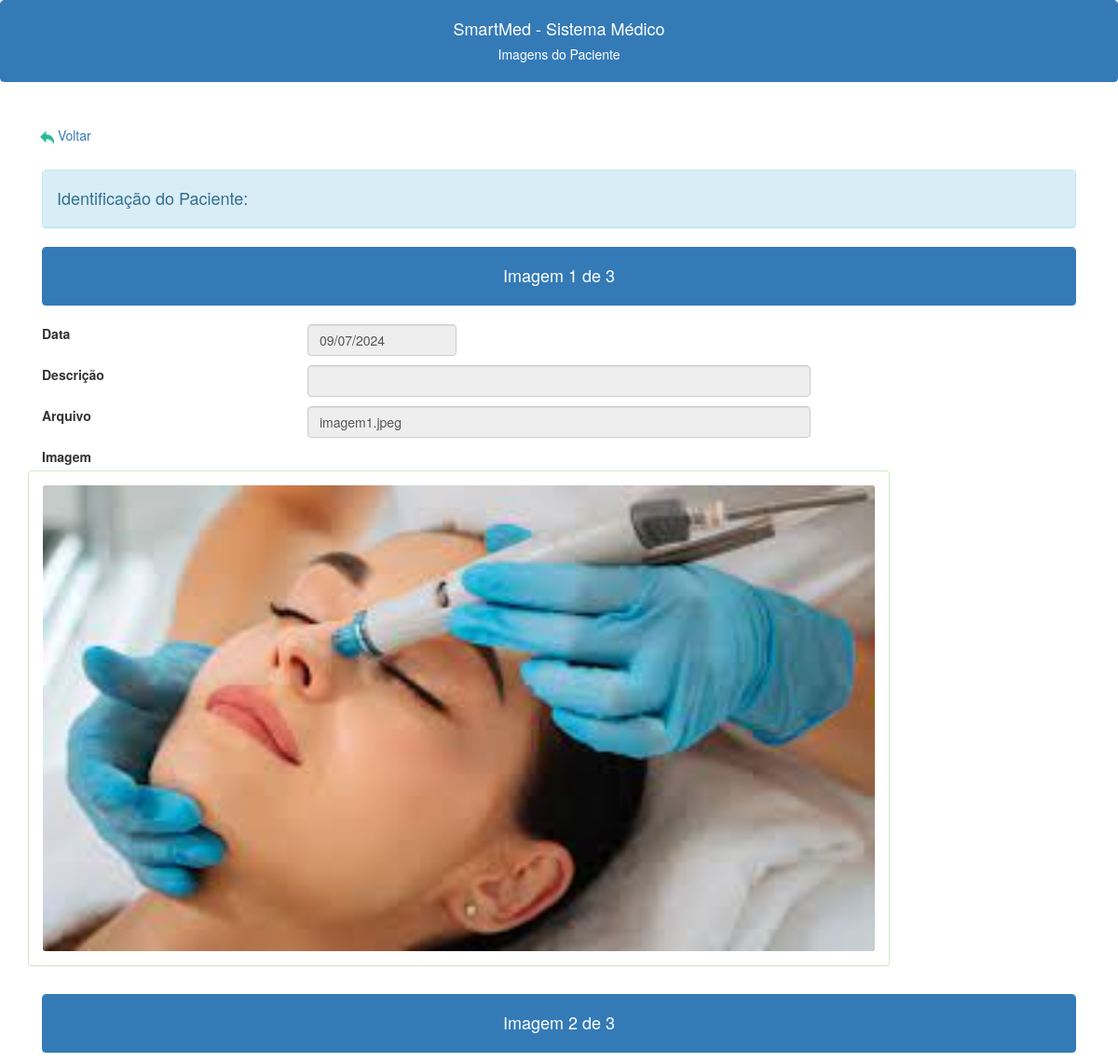
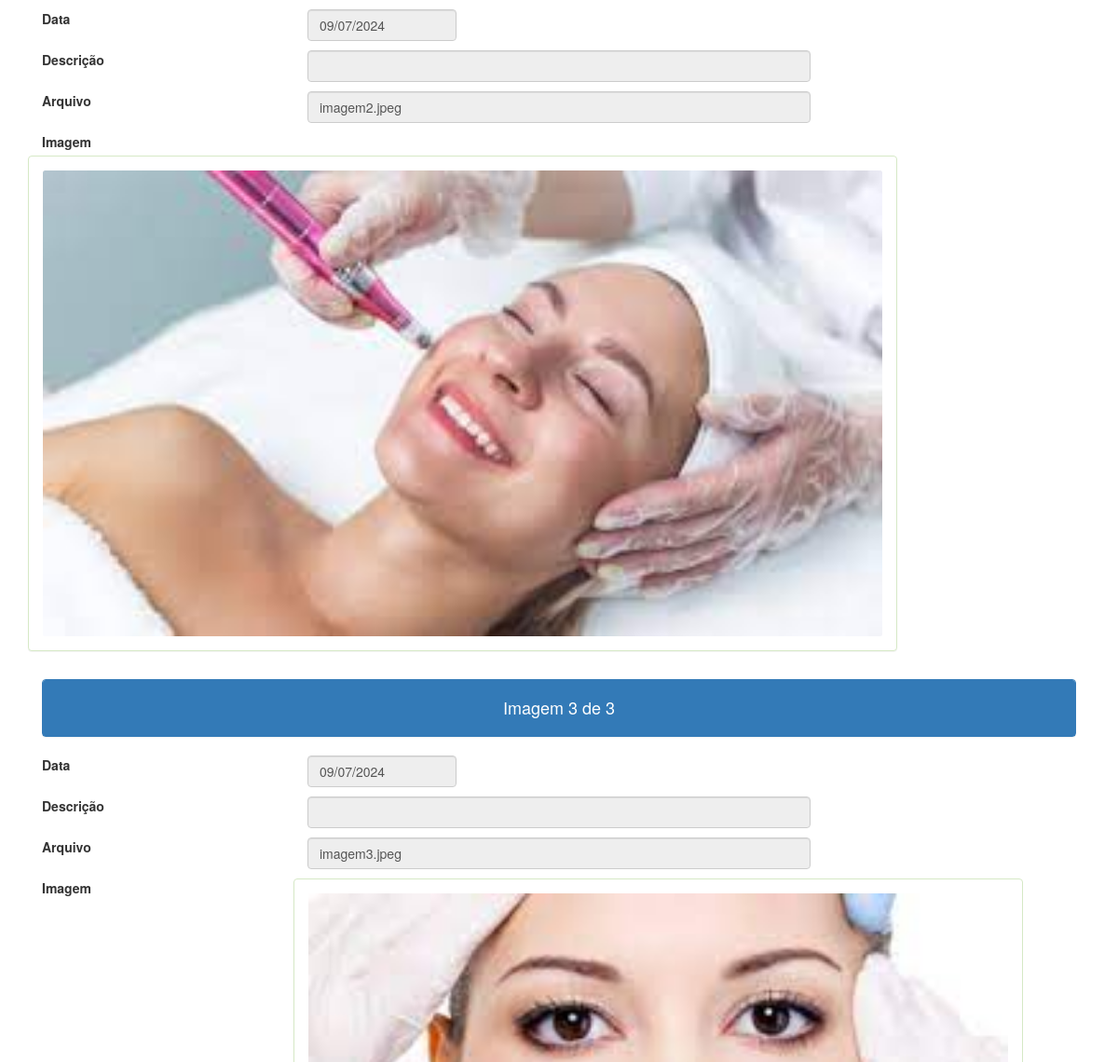
/imagens_lista.php?id=3 (signed in, upper part), run on an earlier commit of the app's database (2 pictures, top to bottom).
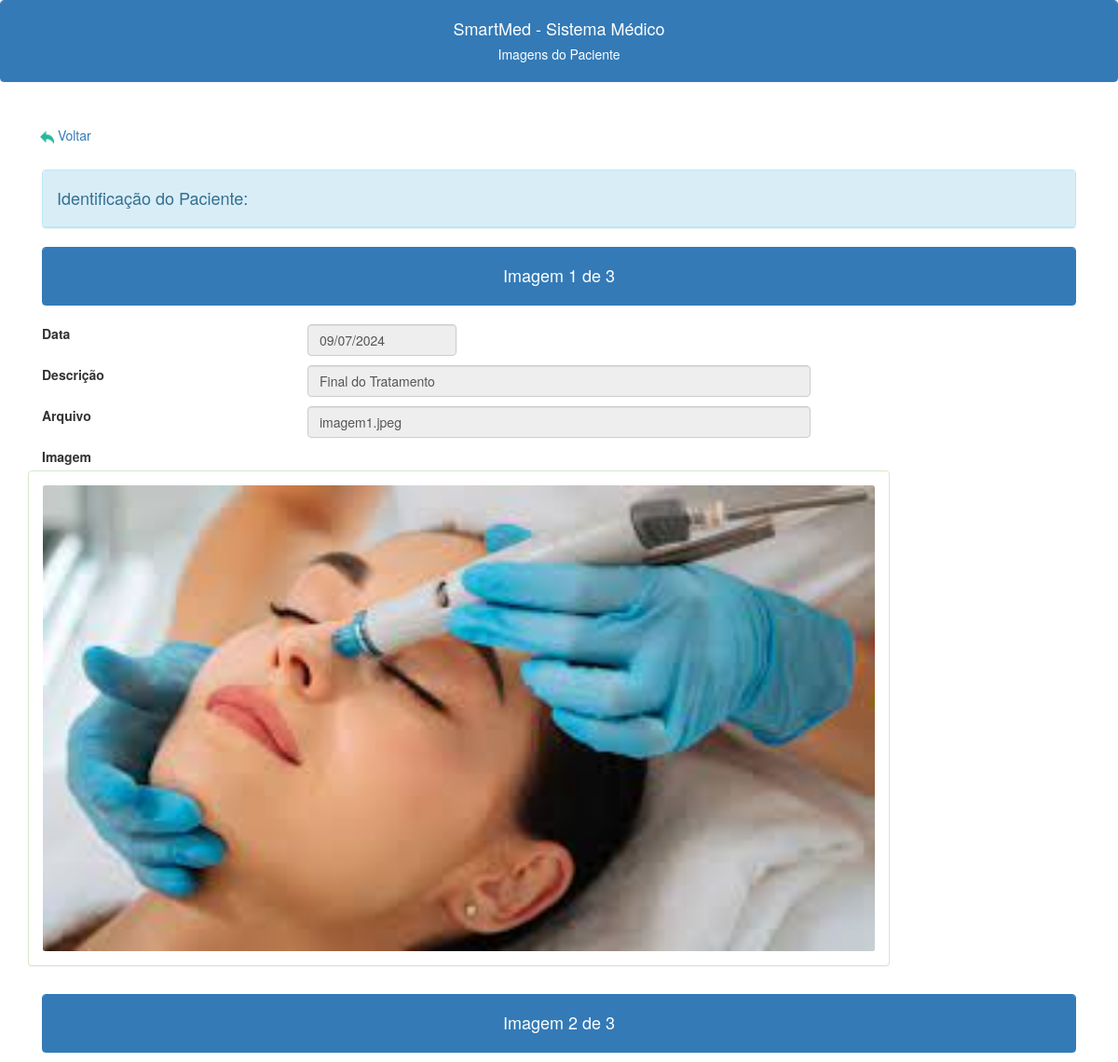
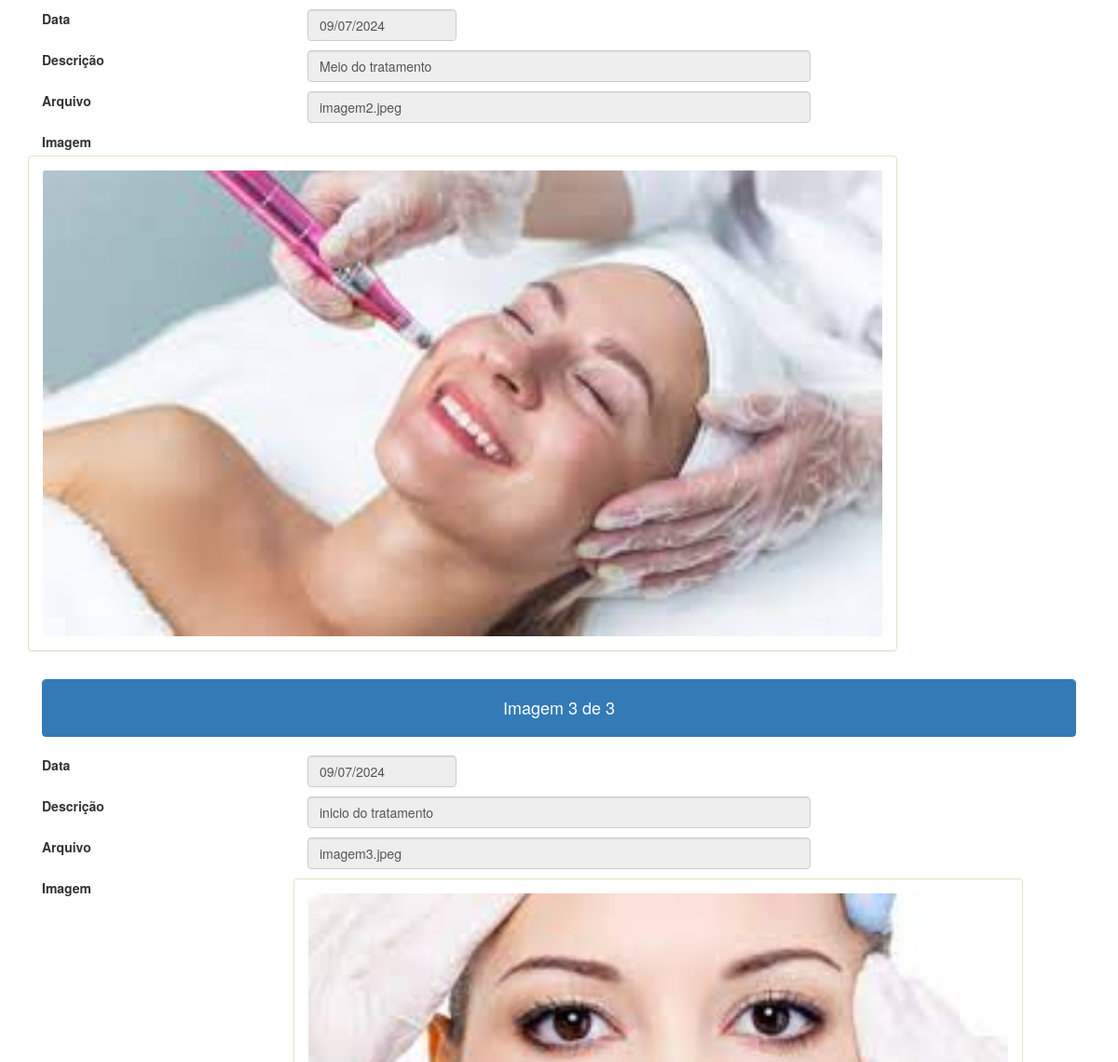
And on a later commit of the database (2 pictures, top to bottom).
### tables this page shows
CREATE TABLE IF NOT EXISTS `imagens_pacientes` (
  `id` int NOT NULL AUTO_INCREMENT,
  `id_paciente` int NOT NULL,
  `pasta_imagem` varchar(250) NOT NULL DEFAULT '',
  `data` date NOT NULL,
  `descricao` varchar(150) DEFAULT NULL,
  PRIMARY KEY (`id`),
  KEY `FK_imagens_pacientes_pacientes` (`id_paciente`),
  CONSTRAINT `FK_imagens_pacientes_pacientes` FOREIGN KEY (`id_paciente`) REFERENCES `pacientes` (`id`)
);

### imagens_lista.php (the view, shortened to what this page needs)
<?php
include("conexao.php");
$c_id = $_GET["id"];
$c_sql_conta = "SELECT Count(*) as total FROM imagens_pacientes where imagens_pacientes.id_paciente='$c_id' ORDER BY imagens_pacientes.`data` desc";
$result_conta = $conection->query($c_sql_conta);
$c_linha_conta = $result_conta->fetch_assoc();
$c_conta = $c_linha_conta['total'];
?>
<!DOCTYPE html>
<html lang="en">
<head>
    <link rel="stylesheet" href="https://cdn.jsdelivr.net/npm/bootstrap@4.0.0/dist/css/bootstrap.min.css">
    <link rel="stylesheet" href="https://maxcdn.bootstrapcdn.com/bootstrap/3.3.7/css/bootstrap.min.css">
    <link href="https://nightly.datatables.net/css/jquery.dataTables.css" rel="stylesheet" type="text/css" />
</head>
<body>
    <div class="panel panel-primary class">
        <div class="panel-heading text-center">
            <h4>SmartMed - Sistema Médico</h4>
            <h5>Imagens do Paciente<h5>
        </div>
    </div>
    <br>
    <div class="container -my5">
        <div class="class='mb-3 row">
            <a class='btn btn-Light' href='/smedweb/imagens.php'> <img src="\smedweb\images\voltar.png" alt="" width="15" height="15"> Voltar</a>
        </div><br>
        <div class="panel panel-info">
            <div class="panel-heading">
                <h4>Identificação do Paciente:<?php echo ' ' . $_SESSION["paciente_nome"] ?></h4>
            </div>
        </div>
        <?php
        $c_sql = "SELECT * FROM imagens_pacientes where imagens_pacientes.id_paciente='$c_id' ORDER BY imagens_pacientes.`data` desc";
        $result = $conection->query($c_sql);
        $i_contador = 1;
        while ($c_linha = $result->fetch_assoc()) {
            $d_data =  DateTime::createFromFormat('Y-m-d', $c_linha["data"]);
            $d_data = $d_data->format('d/m/Y');
            $c_descricao = $c_linha['descricao'];
            $c_pasta = $c_linha['pasta_imagem'];
            $c_pasta = substr($c_pasta, 4);
            $c_caminho = "\smedweb\img\ ";
            $c_caminho = rtrim($c_caminho) . $c_pasta;
            $c_texto = "<div class='panel panel-primary class'>
                         <div class='panel-heading text-center'>
                              <h4>Imagem $i_contador de $c_conta</h4>
                        </div>
                     </div>" .
                "<div class='row mb-3'>
            <label class='col-md-3 form-label'>Data</label>
            <div class='col-md-2'>
                <input type='text' readonly maxlength='10' class='form-control' placeholder='dd/mm/yyyy' name='data' id='data' onkeypress='mascaraData(this)'' value='$d_data'>
            </div>
        </div>
        <div class='mb-3 row'>
            <label for='up_descricaoField' class='col-md-3 form-label'>Descrição</label>
            <div class='col-md-6'>
                <input type='text' readonly class='form-control' id='up_descricaoField' name='up_descricaoField' value='$c_descricao'>
            </div>
        </div>" .
                "<div class='mb-3 row'>" .
                "<label for='up_arquivoField' class='col-md-3 form-label'>Arquivo</label>
            <div class='col-md-6'>
                <input type='text' readonly class='form-control' id='up_arquivoField' name='up_arquivoField' value='$c_pasta'>
            </div>
        </div>" .
                "<div class='mb-3 row'>
                            <label class='col-md-3 form-label'>Imagem</label>
                                <div class='panel panel-success'>
                                    <div class='panel-body'>
                                        <img class='rounded mx-auto d-block' class='img-responsive' src='$c_caminho' class='img-fluid' style='height :500px' style='width:500px'>
                                    </div>
                                </div>
                         </div>";
            echo $c_texto;
            $i_contador++;
        }
        ?>
    </div>
</body>
</html>

What changed in the data, as far as the page shows it:
changed imagens_pacientes "imagem1.jpeg": up_descricaoField (not shown) → "Final do Tratamento"
changed imagens_pacientes "imagem2.jpeg": up_descricaoField (not shown) → "Meio do tratamento"
changed imagens_pacientes "imagem3.jpeg": up_descricaoField (not shown) → "inicio do tratamento"
